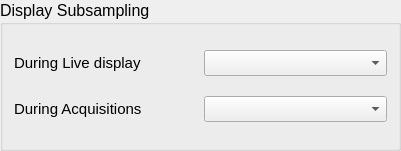
           <widget class="QGroupBox" name="groupBox_3">
            <property name="geometry">
             <rect>
              <x>10</x>
              <y>440</y>
              <width>401</width>
              <height>151</height>
             </rect>
            </property>
            <property name="font">
             <font>
              <pointsize>12</pointsize>
             </font>
            </property>
            <property name="title">
             <string>Display Subsampling</string>
            </property>
            <layout class="QGridLayout" name="gridLayout_5">
             <item row="0" column="0">
              <widget class="QLabel" name="label_48">
               <property name="font">
                <font>
                 <pointsize>11</pointsize>
                </font>
               </property>
               <property name="text">
                <string>During Live display</string>
               </property>
              </widget>
             </item>
             <item row="0" column="1">
              <widget class="QComboBox" name="LiveSubSamplingComboBox">
               <property name="font">
                <font>
                 <pointsize>11</pointsize>
                </font>
               </property>
              </widget>
             </item>
             <item row="1" column="0">
              <widget class="QLabel" name="label_56">
               <property name="font">
                <font>
                 <pointsize>11</pointsize>
                </font>
               </property>
               <property name="text">
                <string>During Acquisitions</string>
               </property>
              </widget>
             </item>
             <item row="1" column="1">
              <widget class="QComboBox" name="AcquisitionSubSamplingComboBox">
               <property name="font">
                <font>
                 <pointsize>11</pointsize>
                </font>
               </property>
               <property name="currentIndex">
                <number>-1</number>
               </property>
              </widget>
             </item>
            </layout>
           </widget>
